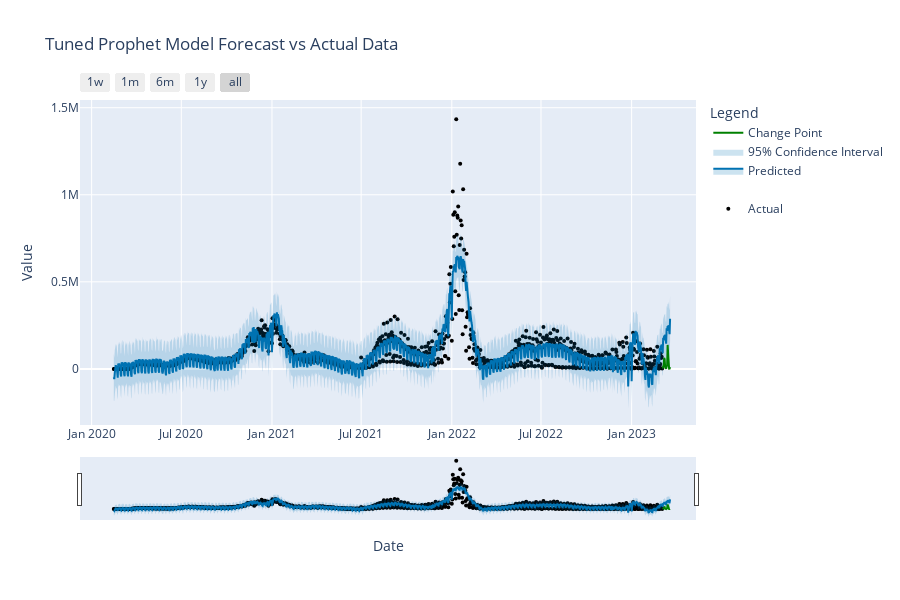

The notebook cell saved with this chart:
### Markdown cell above
3. Model Evaluation

### Code cell
prophet_model_eval_pipeline(model2, forecast_df=forecast_df, title=title)

### Figure 1 — Plotly figure (JSON) as saved in the notebook; plotly's stock layout.template omitted (floating-point values rounded to 4 significant figures; data arrays with more than 128 entries replaced by an {"elided": "..."} marker saying what was removed)
{"data": [{"marker": {"color": "black", "size": 4}, "mode": "markers", "name": "Actual", "type": "scatter", "x": {"elided": "1114 str values"}, "y": {"elided": "1114 int values"}}, {"hoverinfo": "skip", "line": {"width": 0}, "mode": "lines", "name": "", "type": "scatter", "x": {"elided": "1130 str values"}, "y": {"elided": "1130 float values"}}, {"fill": "tonexty", "fillcolor": "rgba(0, 114, 178, 0.2)", "line": {"color": "#0072B2", "width": 2}, "mode": "lines", "name": "Predicted", "type": "scatter", "x": {"elided": "1130 str values"}, "y": {"elided": "1130 float values"}}, {"fill": "tonexty", "fillcolor": "rgba(0, 114, 178, 0.2)", "hoverinfo": "skip", "line": {"width": 0}, "mode": "lines", "name": "95% Confidence Interval", "type": "scatter", "x": {"elided": "1130 str values"}, "y": {"elided": "1130 float values"}}, {"line": {"color": "green"}, "mode": "lines", "name": "Change Point", "type": "scatter", "x": {"elided": "1130 str values"}, "y": {"elided": "1130 int values"}}], "layout": {"height": 600, "legend": {"title": {"text": "Legend"}}, "showlegend": true, "title": {"text": "Tuned Prophet Model Forecast vs Actual Data"}, "width": 900, "xaxis": {"rangeselector": {"buttons": [{"count": 7, "label": "1w", "step": "day", "stepmode": "backward"}, {"count": 1, "label": "1m", "step": "month", "stepmode": "backward"}, {"count": 6, "label": "6m", "step": "month", "stepmode": "backward"}, {"count": 1, "label": "1y", "step": "year", "stepmode": "backward"}, {"step": "all"}]}, "rangeslider": {"visible": true}, "title": {"text": "Date"}, "type": "date"}, "yaxis": {"title": {"text": "Value"}}}}
